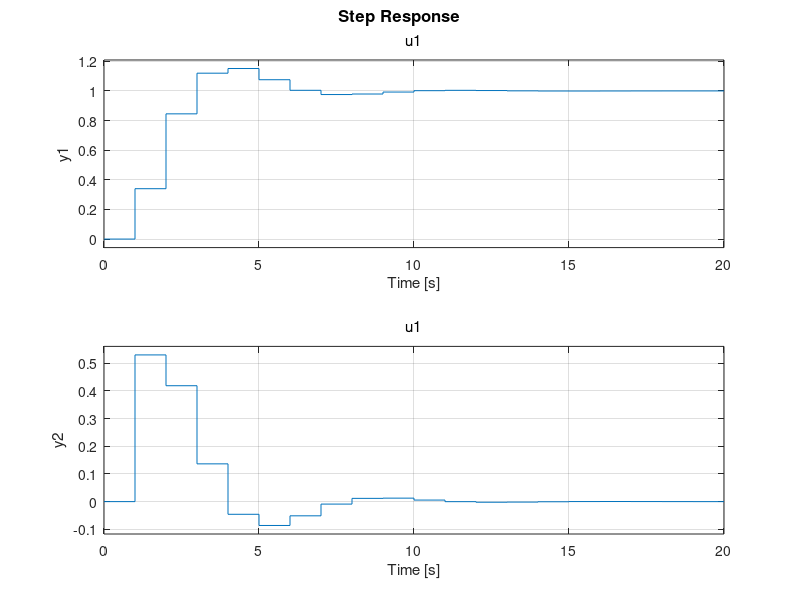

Write the MATLAB code that produced this figure. (Note: this script raises an error after producing the figure.)
A = [0.66 0.53;
       -0.53 0.13];
   B = [0.34;    %B1=Bp1
        0.53];
   C = eye(2);
%   L=[0.36 0.27;  -0.31 0.08];    
   D = [0 ;
        0];    
pwrsystem=ss(A,B,C,D,1);
step(pwrsystem);
eig(A)
[num,den]=ss2tf(A,B,C,D);
psys1=tf(num(2,:),den,1);
psys2=tf(num(1,:),den,1);
damp(psys1)
damp(psys2)